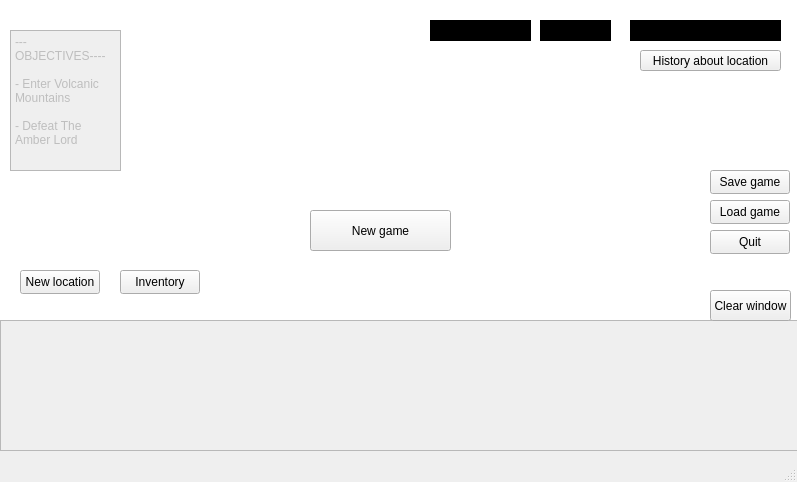
<?xml version="1.0" encoding="UTF-8"?>
<ui version="4.0">
 <class>MainWindow</class>
 <widget class="QMainWindow" name="MainWindow">
  <property name="geometry">
   <rect>
    <x>0</x>
    <y>0</y>
    <width>797</width>
    <height>482</height>
   </rect>
  </property>
  <property name="windowTitle">
   <string>MainWindow</string>
  </property>
  <widget class="QWidget" name="centralwidget">
   <widget class="QLabel" name="locationLabel">
    <property name="geometry">
     <rect>
      <x>630</x>
      <y>20</y>
      <width>151</width>
      <height>21</height>
     </rect>
    </property>
    <property name="styleSheet">
     <string notr="true">background: rgb(0, 0, 0)</string>
    </property>
    <property name="text">
     <string>locationLabel</string>
    </property>
   </widget>
   <widget class="QLabel" name="xpLabel">
    <property name="geometry">
     <rect>
      <x>540</x>
      <y>20</y>
      <width>71</width>
      <height>21</height>
     </rect>
    </property>
    <property name="styleSheet">
     <string notr="true">background: rgb(0, 0, 0)</string>
    </property>
    <property name="text">
     <string>xpLabel </string>
    </property>
   </widget>
   <widget class="QLabel" name="healthLabel">
    <property name="geometry">
     <rect>
      <x>430</x>
      <y>20</y>
      <width>101</width>
      <height>21</height>
     </rect>
    </property>
    <property name="styleSheet">
     <string notr="true">background: rgb(0, 0, 0)</string>
    </property>
    <property name="text">
     <string>healthLabel </string>
    </property>
   </widget>
   <widget class="QPushButton" name="moveButton">
    <property name="geometry">
     <rect>
      <x>20</x>
      <y>270</y>
      <width>80</width>
      <height>24</height>
     </rect>
    </property>
    <property name="text">
     <string>New location</string>
    </property>
   </widget>
   <widget class="QPushButton" name="checkInventoryButton">
    <property name="geometry">
     <rect>
      <x>120</x>
      <y>270</y>
      <width>80</width>
      <height>24</height>
     </rect>
    </property>
    <property name="text">
     <string>Inventory</string>
    </property>
   </widget>
   <widget class="QPushButton" name="saveGameButton">
    <property name="geometry">
     <rect>
      <x>710</x>
      <y>170</y>
      <width>80</width>
      <height>24</height>
     </rect>
    </property>
    <property name="text">
     <string>Save game</string>
    </property>
   </widget>
   <widget class="QPushButton" name="loadGameButton">
    <property name="geometry">
     <rect>
      <x>710</x>
      <y>200</y>
      <width>80</width>
      <height>24</height>
     </rect>
    </property>
    <property name="text">
     <string>Load game</string>
    </property>
   </widget>
   <widget class="QGraphicsView" name="tlo">
    <property name="enabled">
     <bool>true</bool>
    </property>
    <property name="geometry">
     <rect>
      <x>-20</x>
      <y>-30</y>
      <width>831</width>
      <height>351</height>
     </rect>
    </property>
   </widget>
   <widget class="QTextEdit" name="TextEdit">
    <property name="enabled">
     <bool>false</bool>
    </property>
    <property name="geometry">
     <rect>
      <x>0</x>
      <y>320</y>
      <width>801</width>
      <height>131</height>
     </rect>
    </property>
   </widget>
   <widget class="QPushButton" name="history">
    <property name="geometry">
     <rect>
      <x>640</x>
      <y>50</y>
      <width>141</width>
      <height>21</height>
     </rect>
    </property>
    <property name="text">
     <string>History about location</string>
    </property>
   </widget>
   <widget class="QPushButton" name="trash">
    <property name="geometry">
     <rect>
      <x>710</x>
      <y>290</y>
      <width>81</width>
      <height>31</height>
     </rect>
    </property>
    <property name="text">
     <string>Clear window</string>
    </property>
   </widget>
   <widget class="QPushButton" name="quitButton">
    <property name="geometry">
     <rect>
      <x>710</x>
      <y>230</y>
      <width>80</width>
      <height>24</height>
     </rect>
    </property>
    <property name="text">
     <string>Quit</string>
    </property>
   </widget>
   <widget class="QPushButton" name="newGame">
    <property name="geometry">
     <rect>
      <x>310</x>
      <y>210</y>
      <width>141</width>
      <height>41</height>
     </rect>
    </property>
    <property name="text">
     <string>New game</string>
    </property>
   </widget>
   <widget class="QPlainTextEdit" name="plainTextEdit">
    <property name="enabled">
     <bool>false</bool>
    </property>
    <property name="geometry">
     <rect>
      <x>10</x>
      <y>30</y>
      <width>111</width>
      <height>141</height>
     </rect>
    </property>
    <property name="plainText">
     <string>---OBJECTIVES----

- Enter Volcanic Mountains

- Defeat The Amber Lord</string>
    </property>
   </widget>
   <zorder>tlo</zorder>
   <zorder>moveButton</zorder>
   <zorder>checkInventoryButton</zorder>
   <zorder>saveGameButton</zorder>
   <zorder>loadGameButton</zorder>
   <zorder>TextEdit</zorder>
   <zorder>healthLabel</zorder>
   <zorder>xpLabel</zorder>
   <zorder>locationLabel</zorder>
   <zorder>history</zorder>
   <zorder>trash</zorder>
   <zorder>quitButton</zorder>
   <zorder>newGame</zorder>
   <zorder>plainTextEdit</zorder>
  </widget>
  <widget class="QMenuBar" name="menubar">
   <property name="geometry">
    <rect>
     <x>0</x>
     <y>0</y>
     <width>797</width>
     <height>21</height>
    </rect>
   </property>
  </widget>
  <widget class="QStatusBar" name="statusbar"/>
 </widget>
 <resources/>
 <connections/>
</ui>
